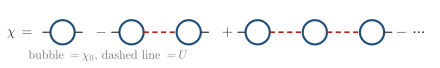

Write the Python code that produced this figure.
"""Session 9, the geometric series behind Eq. (9.6), drawn as bubbles joined by interaction lines."""
import os, sys
sys.path.insert(0, os.path.join(os.path.dirname(os.path.abspath(__file__)), ".."))
import matplotlib.pyplot as plt
from matplotlib.patches import Circle
import style

fig, ax = plt.subplots(figsize=(style.WIDTH_CM * style.CM, 3.0 * style.CM))
ax.set_aspect('equal'); ax.axis('off')
R = 0.32


def bubble(x, y=0.0, left=True, right=True):
    ax.add_patch(Circle((x, y), R, fill=False, ec=style.ACCENT, lw=1.6))
    if left: ax.plot([x - R - 0.2, x - R], [y, y], color=style.INK, lw=0.9)
    if right: ax.plot([x + R, x + R + 0.2], [y, y], color=style.INK, lw=0.9)


def chain(x0, n):
    """n bubbles joined by n-1 dashed interaction lines, the outer legs are the probe and the measurement."""
    x = x0
    for i in range(n):
        bubble(x, left=(i == 0), right=(i == n - 1))
        if i < n - 1:
            ax.plot([x + R, x + 2 * R + 0.55 - 0.0], [0, 0], color=style.BROKEN, lw=1.3, ls=(0, (3, 2)))
            x += 2 * R + 0.55 + R
    return x + R + 0.2


def sym(x, s):
    style.label(ax, x, 0, s, fontsize=11)


style.label(ax, 0.2, 0, r'$\chi\;=$', fontsize=10)
x = 1.0
x = chain(x + 0.3, 1) + 0.5; sym(x, r'$-$'); x += 0.5
x = chain(x + 0.3, 2) + 0.5; sym(x, r'$+$'); x += 0.5
x = chain(x + 0.3, 3) + 0.5; sym(x, r'$-\ \cdots$')
ax.set_xlim(-0.2, x + 0.6); ax.set_ylim(-0.7, 0.7)
style.label(ax, 0.4, -0.62, r'bubble $=\chi_0$, dashed line $=U$', color=style.MUTED, fontsize=9, ha='left')
style.save(fig, __file__)
